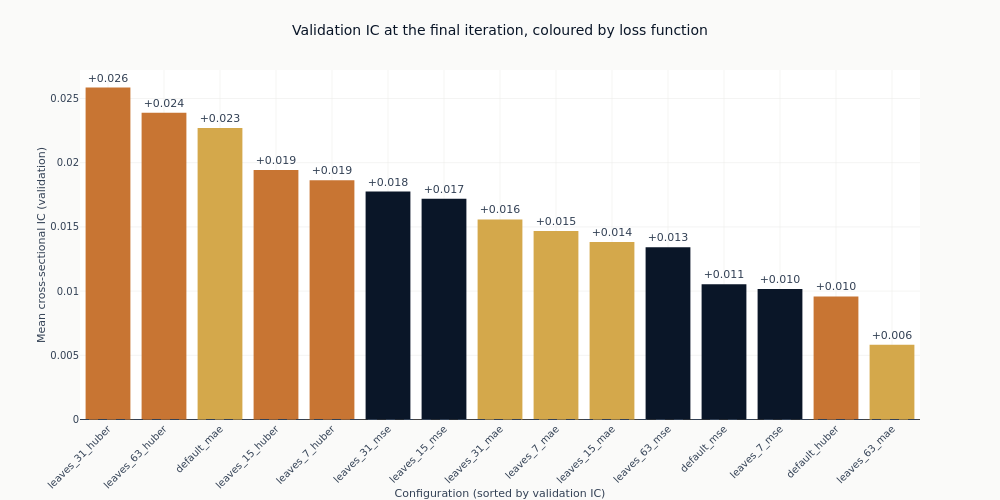

Source (notebook cell):
### Markdown cell above
### Whether the loss function is what separates them

The curves are coloured by objective because that is the axis with a mechanism behind it. If
heavy tails are steering the squared-error fits, the three colours should separate, and they
should separate more as trees are added, since each additional tree is fitted to the residuals
the previous ones left.

The chart below drops the checkpoint dimension by taking each configuration's final state, so
every configuration is compared at the same amount of training. That is the comparison that does
not require choosing anything after the fact.

### Code cell
final_iteration = int(catalog.get_column("checkpoint_value").max())
final = (
    catalog.filter(pl.col("checkpoint_value") == final_iteration)
    .filter("full_coverage")
    .with_columns(objective=pl.col("config_name").map_elements(objective_of, return_dtype=pl.Utf8))
    .sort("ic_mean", descending=True)
)

fig_obj = go.Figure(
    go.Bar(
        x=final.get_column("config_name").to_list(),
        y=final.get_column("ic_mean").to_list(),
        marker_color=[objectives[value] for value in final.get_column("objective")],
        text=[f"{value:+.3f}" for value in final.get_column("ic_mean")],
        textposition="outside",
        cliponaxis=False,
    )
)
fig_obj.add_hline(y=0, line_width=1, line_dash="dash", line_color=COLORS["neutral"])
fig_obj.update_layout(
    title="Validation IC at the final iteration, coloured by loss function",
    height=500,
    width=1000,
    showlegend=False,
    margin=dict(t=70),
)
fig_obj.update_xaxes(title_text="Configuration (sorted by validation IC)", tickangle=-45)
fig_obj.update_yaxes(title_text="Mean cross-sectional IC (validation)")
show_plotly_with_alt(
    fig_obj,
    "Bar chart of mean validation information coefficient for every full-coverage configuration "
    "at its final boosting iteration, sorted descending and coloured by loss function, against a "
    "dashed zero line. Every bar is above the line. Copper Huber bars cluster towards the left "
    "of the ranking and blue squared-error bars towards the right, with amber absolute-error "
    "bars spread across both ends, so the ordering by loss function is a tendency rather than a "
    "clean separation.",
)

### Figure 1 — Plotly figure (JSON) as saved in the notebook; plotly's stock layout.template omitted (floating-point values rounded to 4 significant figures)
{"data": [{"cliponaxis": false, "marker": {"color": ["#C87533", "#C87533", "#D4A84B", "#C87533", "#C87533", "#0a1628", "#0a1628", "#D4A84B", "#D4A84B", "#D4A84B", "#0a1628", "#0a1628", "#0a1628", "#C87533", "#D4A84B"]}, "text": ["+0.026", "+0.024", "+0.023", "+0.019", "+0.019", "+0.018", "+0.017", "+0.016", "+0.015", "+0.014", "+0.013", "+0.011", "+0.010", "+0.010", "+0.006"], "textposition": "outside", "type": "bar", "x": ["leaves_31_huber", "leaves_63_huber", "default_mae", "leaves_15_huber", "leaves_7_huber", "leaves_31_mse", "leaves_15_mse", "leaves_31_mae", "leaves_7_mae", "leaves_15_mae", "leaves_63_mse", "default_mse", "leaves_7_mse", "default_huber", "leaves_63_mae"], "y": [0.02586, 0.02389, 0.02271, 0.01944, 0.01863, 0.01775, 0.01719, 0.01558, 0.01469, 0.01382, 0.01341, 0.01054, 0.01016, 0.009585, 0.005817]}], "layout": {"height": 500, "margin": {"t": 70}, "shapes": [{"line": {"color": "#334155", "dash": "dash", "width": 1}, "type": "line", "x0": 0, "x1": 1, "xref": "x domain", "y0": 0, "y1": 0, "yref": "y"}], "showlegend": false, "title": {"text": "Validation IC at the final iteration, coloured by loss function"}, "width": 1000, "xaxis": {"tickangle": -45, "title": {"text": "Configuration (sorted by validation IC)"}}, "yaxis": {"title": {"text": "Mean cross-sectional IC (validation)"}}}}
